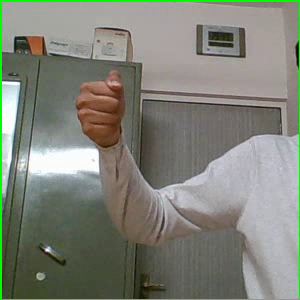
#> input picture frame 39 of Gesture recognition/test2.avi, 300 x 300 px, given in place of the camera
$ python record.py   (older library calls are emulated)
#> lines starting #> are read from the running program, lines starting #| are printed output that depends on the picture; after the words box and inside, x2 and y2 are one past the last pixel; in counts of white or black regions, pixels touching at a corner belong together
#> further down, frame is the input picture: shape (300, 300, 3); mean B, G, R 120.2, 130.6, 128.2
### Gesture recognition/utils.py
import cv2, numpy as np
from math import ceil
import silatra

def segment(src_img, lower_bounds, upper_bounds):
    """
    ### Segment skin areas from hand using a YCrCb mask.

    This function returns a mask with white areas signifying skin and black areas otherwise.
    Skin area is defined between `lower_bounds` and `upper_bounds`.

    Returns: mask
    """
    blur = cv2.blur(src_img,(3,3))
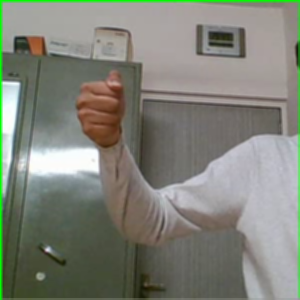
#> blur: shape (300, 300, 3); mean B, G, R 120.1, 130.5, 128.1
    ycrcb = cv2.cvtColor(blur,cv2.COLOR_BGR2YCR_CB)
#> ycrcb: shape (300, 300, 3); mean of channels 0, 1, 2 128.6, 127.7, 123.2
    mask = cv2.inRange(ycrcb,lower_bounds,upper_bounds)
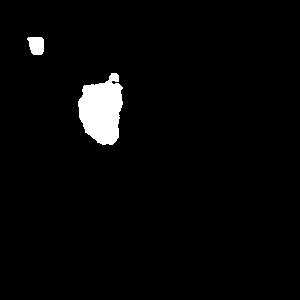
#> mask: shape (300, 300); 2.8% white; 2 white regions, box (x1, y1, x2, y2) and area: (78, 73, 123, 145) 2306, (27, 37, 44, 55) 253
    # mask = silatra.segment(src_img)
    return mask

# [51 lines left out: functions get_my_hand, extract_features, not called in this run]

### Gesture recognition/record.py
import cv2, numpy as np
from utils import segment

lower = np.array([0,147,60],np.uint8)
upper = np.array([255,180,127],np.uint8)

cap = cv2.VideoCapture(0)

fourcc = cv2.VideoWriter_fourcc(*'DIVX')
out = cv2.VideoWriter('test2.avi',fourcc, 10, (300,300))

start_rec = False
while(1):
    _,frame = cap.read()
#> (the run stopped early here; a loop or call above may not have finished)

$ run again, starting later in the video
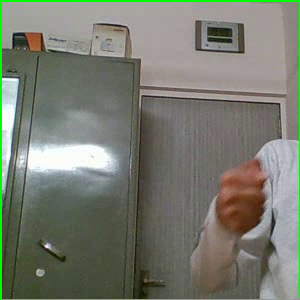
#> input picture frame 177 of Gesture recognition/test2.avi, 300 x 300 px, given in place of the camera
#> frame is the input picture: shape (300, 300, 3); mean B, G, R 111.5, 122.9, 119.9
#> in segment, `blur = cv2.blur(src_img,(3,3))`:
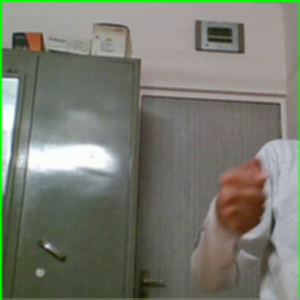
#> blur: shape (300, 300, 3); mean B, G, R 111.5, 122.8, 119.8
#> ycrcb: shape (300, 300, 3); mean of channels 0, 1, 2 120.6, 127.5, 122.9
#> in segment, `mask = cv2.inRange(ycrcb,lower_bounds,upper_bounds)`:
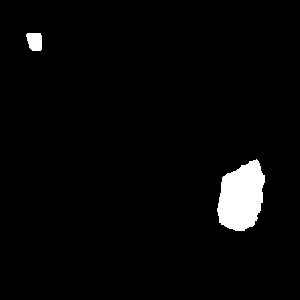
#> mask: shape (300, 300); 3.1% white; 2 white regions, box (x1, y1, x2, y2) and area: (217, 159, 265, 231) 2514, (26, 33, 42, 51) 247

$ run again, starting later in the video
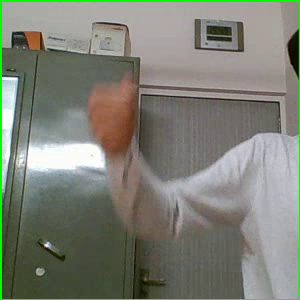
#> input picture frame 315 of Gesture recognition/test2.avi, 300 x 300 px, given in place of the camera
#> frame is the input picture: shape (300, 300, 3); mean B, G, R 117.2, 127.9, 125.4
#> in segment, `blur = cv2.blur(src_img,(3,3))`:
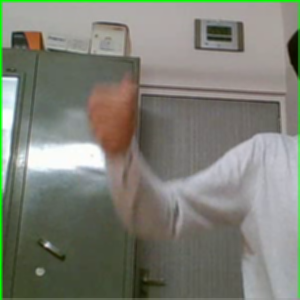
#> blur: shape (300, 300, 3); mean B, G, R 117.1, 127.8, 125.4
#> ycrcb: shape (300, 300, 3); mean of channels 0, 1, 2 125.8, 127.7, 123.1
#> in segment, `mask = cv2.inRange(ycrcb,lower_bounds,upper_bounds)`:
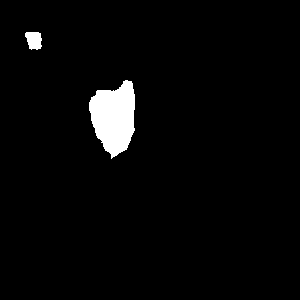
#> mask: shape (300, 300); 3.1% white; 2 white regions, box (x1, y1, x2, y2) and area: (89, 80, 135, 159) 2512, (25, 32, 42, 50) 243
